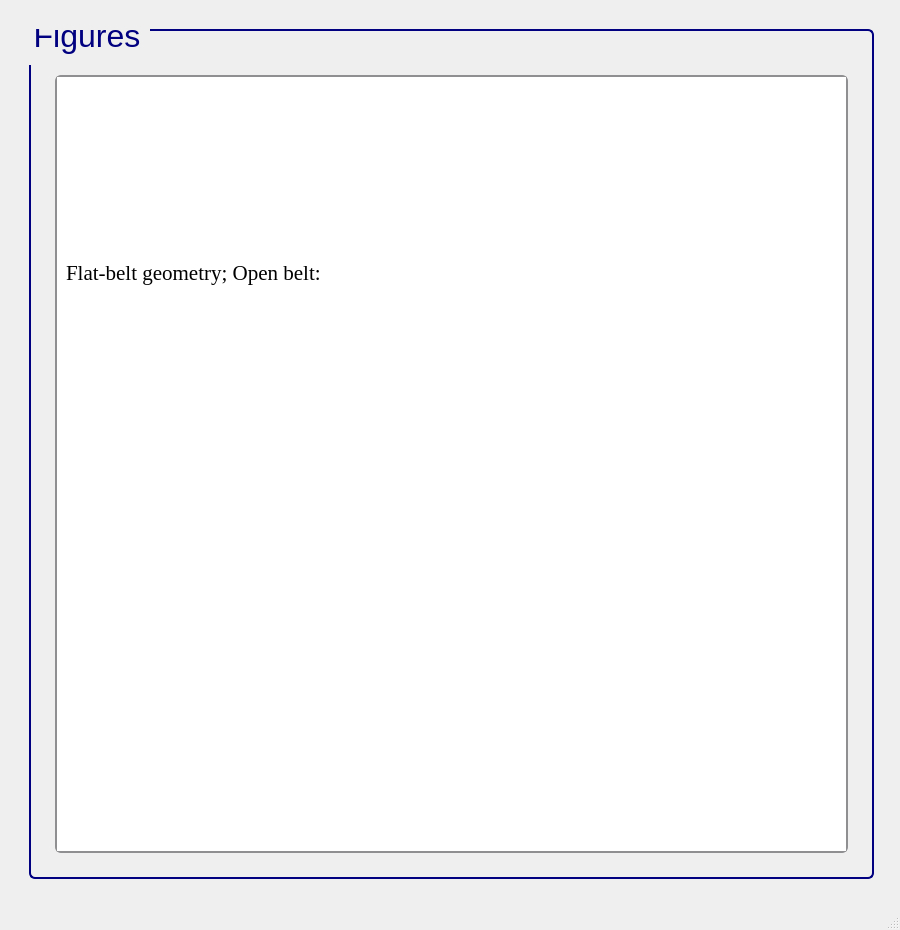
<?xml version="1.0" encoding="UTF-8"?>
<ui version="4.0">
 <class>MainWindow</class>
 <widget class="QMainWindow" name="MainWindow">
  <property name="geometry">
   <rect>
    <x>0</x>
    <y>0</y>
    <width>900</width>
    <height>930</height>
   </rect>
  </property>
  <property name="sizePolicy">
   <sizepolicy hsizetype="Fixed" vsizetype="Fixed">
    <horstretch>0</horstretch>
    <verstretch>0</verstretch>
   </sizepolicy>
  </property>
  <property name="minimumSize">
   <size>
    <width>900</width>
    <height>930</height>
   </size>
  </property>
  <property name="maximumSize">
   <size>
    <width>900</width>
    <height>930</height>
   </size>
  </property>
  <property name="windowTitle">
   <string>MainWindow</string>
  </property>
  <widget class="QWidget" name="centralwidget">
   <layout class="QGridLayout" name="gridLayout">
    <item row="1" column="1">
     <widget class="QGroupBox" name="groupBox_40">
      <property name="sizePolicy">
       <sizepolicy hsizetype="Minimum" vsizetype="Minimum">
        <horstretch>0</horstretch>
        <verstretch>0</verstretch>
       </sizepolicy>
      </property>
      <property name="minimumSize">
       <size>
        <width>350</width>
        <height>0</height>
       </size>
      </property>
      <property name="font">
       <font>
        <family>Segoe UI</family>
        <pointsize>24</pointsize>
        <weight>50</weight>
        <italic>false</italic>
        <bold>false</bold>
       </font>
      </property>
      <property name="styleSheet">
       <string notr="true">/* GroupBox styling */
QGroupBox {
    border: 2px solid navy;
    border-radius: 6px;
    background-color: qlineargradient(x1:0, y1:0, x2:0, y2:1,
    stop:0 #f6f7fa, stop:1 #dadbde);
    font: 24pt &quot;Segoe UI&quot;;
    padding: 5px;
    color: black;
}

/* GroupBox title styling */
QGroupBox::title {
    subcontrol-origin: margin;
    subcontrol-position: top left;
    padding-left: 0px;
    padding-right: 5px;
    padding-top: 0px;
    margin-top: -22px;
    color: navy;
    font-weight: bold;
}

/* Make QScrollArea (only within GroupBox) have a white background with correct border */
QGroupBox QScrollArea {
    background-color: white !important;
    border: 2px solid #8f8f91;
    border-radius: 6px;
}

/* Make QScrollArea's viewport white as well */
QGroupBox QScrollArea QWidget {
    background-color: white !important;
}

/* Scrollbar styling inside QScrollArea in QGroupBox */
QGroupBox QScrollArea QScrollBar:vertical, QGroupBox QScrollArea QScrollBar:horizontal {
    background: qlineargradient(x1:0, y1:0, x2:0, y2:1,
    stop:0 #f6f7fa, stop:1 #dadbde);
    border: 2px solid #8f8f91;
    border-radius: 6px;
    width: 14px;
    height: 14px;
    margin: 2px 0 2px 0;
}

/* Remove bottom button of vertical scrollbar */
QGroupBox QScrollArea QScrollBar::add-line:vertical {
    height: 0px;
    width: 0px;
    border: none;
    background: none;
    margin: 0px;
    padding: 0px;
}

/* Scrollbar handle */
QGroupBox QScrollArea QScrollBar::handle:vertical, QGroupBox QScrollArea QScrollBar::handle:horizontal {
    background: qlineargradient(x1:0, y1:0, x2:0, y2:1,
    stop:0 #8f8f91, stop:1 #6f6f71);
    min-height: 20px;
    border-radius: 6px;
    border: 1px solid #6f6f71;
}

QGroupBox QScrollArea QScrollBar::handle:vertical:hover, QGroupBox QScrollArea QScrollBar::handle:horizontal:hover {
    background: qlineargradient(x1:0, y1:0, x2:0, y2:1,
    stop:0 #6f6f71, stop:1 #4f4f51);
    border: 1px solid #4f4f51;
}

/* Scrollbar sub-line buttons */
QGroupBox QScrollArea QScrollBar::sub-line:vertical, QGroupBox QScrollArea QScrollBar::add-line:horizontal, QGroupBox QScrollArea QScrollBar::sub-line:horizontal {
    background: #8f8f91;
    border: none;
    border-radius: 3px;
    height: 14px;
    width: 14px;
    subcontrol-origin: margin;
}

QGroupBox QScrollArea QScrollBar::sub-line:vertical:hover, QGroupBox QScrollArea QScrollBar::add-line:horizontal:hover, QGroupBox QScrollArea QScrollBar::sub-line:horizontal:hover {
    background: #6f6f71;
}

/* Transparent page areas */
QGroupBox QScrollArea QScrollBar::add-page:vertical, QGroupBox QScrollArea QScrollBar::sub-page:vertical,
QGroupBox QScrollArea QScrollBar::add-page:horizontal, QGroupBox QScrollArea QScrollBar::sub-page:horizontal {
    background: transparent;
}
</string>
      </property>
      <property name="title">
       <string>Figures</string>
      </property>
      <layout class="QGridLayout" name="gridLayout_61">
       <item row="0" column="1">
        <spacer name="verticalSpacer_20">
         <property name="orientation">
          <enum>Qt::Vertical</enum>
         </property>
         <property name="sizeType">
          <enum>QSizePolicy::Fixed</enum>
         </property>
         <property name="sizeHint" stdset="0">
          <size>
           <width>20</width>
           <height>30</height>
          </size>
         </property>
        </spacer>
       </item>
       <item row="1" column="2">
        <spacer name="verticalSpacer_26">
         <property name="orientation">
          <enum>Qt::Horizontal</enum>
         </property>
         <property name="sizeType">
          <enum>QSizePolicy::Fixed</enum>
         </property>
         <property name="sizeHint" stdset="0">
          <size>
           <width>10</width>
           <height>20</height>
          </size>
         </property>
        </spacer>
       </item>
       <item row="1" column="0">
        <spacer name="verticalSpacer_25">
         <property name="orientation">
          <enum>Qt::Horizontal</enum>
         </property>
         <property name="sizeType">
          <enum>QSizePolicy::Fixed</enum>
         </property>
         <property name="sizeHint" stdset="0">
          <size>
           <width>10</width>
           <height>20</height>
          </size>
         </property>
        </spacer>
       </item>
       <item row="2" column="1">
        <spacer name="verticalSpacer_27">
         <property name="orientation">
          <enum>Qt::Vertical</enum>
         </property>
         <property name="sizeType">
          <enum>QSizePolicy::Fixed</enum>
         </property>
         <property name="sizeHint" stdset="0">
          <size>
           <width>10</width>
           <height>10</height>
          </size>
         </property>
        </spacer>
       </item>
       <item row="1" column="1">
        <widget class="QScrollArea" name="scrollArea">
         <property name="styleSheet">
          <string notr="true">/* GroupBox styling */
QGroupBox {
    border: 2px solid navy;
    border-radius: 6px;
    background-color: qlineargradient(x1:0, y1:0, x2:0, y2:1,
    stop:0 #f6f7fa, stop:1 #dadbde);
    font: 20pt &quot;Segoe UI&quot;;
    padding: 5px;
    color: black;
}

/* GroupBox title styling */
QGroupBox::title {
    subcontrol-origin: margin;
    subcontrol-position: top left;
    padding-left: 0px;
    padding-right: 5px;
    padding-top: 0px;
    margin-top: -20px;
    color: navy;
    font-weight: bold;
}

/* Make QScrollArea (only within GroupBox) have a white background with correct border */
QGroupBox QScrollArea {
    background-color: white !important;
    border: 2px solid #8f8f91;
    border-radius: 6px;
}

/* Make QScrollArea's viewport white as well */
QGroupBox QScrollArea QWidget {
    background-color: white !important;
}

/* Scrollbar styling inside QScrollArea in QGroupBox */
QGroupBox QScrollArea QScrollBar:vertical, QGroupBox QScrollArea QScrollBar:horizontal {
    background: qlineargradient(x1:0, y1:0, x2:0, y2:1,
    stop:0 #f6f7fa, stop:1 #dadbde);
    border: 2px solid #8f8f91;
    border-radius: 6px;
    width: 14px;
    height: 14px;
    margin: 2px 0 2px 0;
}

/* Remove bottom button of vertical scrollbar */
QGroupBox QScrollArea QScrollBar::add-line:vertical {
    height: 0px;
    width: 0px;
    border: none;
    background: none;
    margin: 0px;
    padding: 0px;
}

/* Scrollbar handle */
QGroupBox QScrollArea QScrollBar::handle:vertical, QGroupBox QScrollArea QScrollBar::handle:horizontal {
    background: qlineargradient(x1:0, y1:0, x2:0, y2:1,
    stop:0 #8f8f91, stop:1 #6f6f71);
    min-height: 20px;
    border-radius: 6px;
    border: 1px solid #6f6f71;
}

QGroupBox QScrollArea QScrollBar::handle:vertical:hover, QGroupBox QScrollArea QScrollBar::handle:horizontal:hover {
    background: qlineargradient(x1:0, y1:0, x2:0, y2:1,
    stop:0 #6f6f71, stop:1 #4f4f51);
    border: 1px solid #4f4f51;
}

/* Scrollbar sub-line buttons */
QGroupBox QScrollArea QScrollBar::sub-line:vertical, QGroupBox QScrollArea QScrollBar::add-line:horizontal, QGroupBox QScrollArea QScrollBar::sub-line:horizontal {
    background: #8f8f91;
    border: none;
    border-radius: 3px;
    height: 14px;
    width: 14px;
    subcontrol-origin: margin;
}

QGroupBox QScrollArea QScrollBar::sub-line:vertical:hover, QGroupBox QScrollArea QScrollBar::add-line:horizontal:hover, QGroupBox QScrollArea QScrollBar::sub-line:horizontal:hover {
    background: #6f6f71;
}

/* Transparent page areas */
QGroupBox QScrollArea QScrollBar::add-page:vertical, QGroupBox QScrollArea QScrollBar::sub-page:vertical,
QGroupBox QScrollArea QScrollBar::add-page:horizontal, QGroupBox QScrollArea QScrollBar::sub-page:horizontal {
    background: transparent;
}
</string>
         </property>
         <property name="widgetResizable">
          <bool>true</bool>
         </property>
         <widget class="QWidget" name="scrollAreaWidgetContents">
          <property name="geometry">
           <rect>
            <x>0</x>
            <y>0</y>
            <width>765</width>
            <height>721</height>
           </rect>
          </property>
          <layout class="QGridLayout" name="gridLayout_2">
           <item row="0" column="0">
            <widget class="QLabel" name="label_2">
             <property name="font">
              <font>
               <family>Times New Roman</family>
               <pointsize>18</pointsize>
               <weight>50</weight>
               <bold>false</bold>
              </font>
             </property>
             <property name="cursor">
              <cursorShape>ArrowCursor</cursorShape>
             </property>
             <property name="frameShape">
              <enum>QFrame::NoFrame</enum>
             </property>
             <property name="text">
              <string>&lt;html&gt;&lt;head/&gt;&lt;body&gt;&lt;p&gt;&lt;span style=&quot; font-size:16pt;&quot;&gt;Flat-belt geometry; Open belt:&lt;/span&gt;&lt;/p&gt;&lt;/body&gt;&lt;/html&gt;</string>
             </property>
            </widget>
           </item>
           <item row="1" column="0">
            <widget class="QLabel" name="label">
             <property name="frameShape">
              <enum>QFrame::NoFrame</enum>
             </property>
             <property name="text">
              <string>&lt;html&gt;&lt;head/&gt;&lt;body&gt;&lt;p&gt;&lt;img src=&quot;:/info/info/openbeltgeo.png&quot;/&gt;&lt;/p&gt;&lt;/body&gt;&lt;/html&gt;</string>
             </property>
            </widget>
           </item>
          </layout>
         </widget>
        </widget>
       </item>
      </layout>
     </widget>
    </item>
    <item row="0" column="1">
     <spacer name="verticalSpacer_21">
      <property name="orientation">
       <enum>Qt::Vertical</enum>
      </property>
      <property name="sizeType">
       <enum>QSizePolicy::Fixed</enum>
      </property>
      <property name="sizeHint" stdset="0">
       <size>
        <width>20</width>
        <height>20</height>
       </size>
      </property>
     </spacer>
    </item>
    <item row="1" column="0">
     <spacer name="verticalSpacer_24">
      <property name="orientation">
       <enum>Qt::Horizontal</enum>
      </property>
      <property name="sizeType">
       <enum>QSizePolicy::Fixed</enum>
      </property>
      <property name="sizeHint" stdset="0">
       <size>
        <width>20</width>
        <height>20</height>
       </size>
      </property>
     </spacer>
    </item>
    <item row="2" column="1">
     <spacer name="verticalSpacer_22">
      <property name="orientation">
       <enum>Qt::Vertical</enum>
      </property>
      <property name="sizeType">
       <enum>QSizePolicy::Fixed</enum>
      </property>
      <property name="sizeHint" stdset="0">
       <size>
        <width>20</width>
        <height>20</height>
       </size>
      </property>
     </spacer>
    </item>
    <item row="1" column="2">
     <spacer name="verticalSpacer_23">
      <property name="orientation">
       <enum>Qt::Horizontal</enum>
      </property>
      <property name="sizeType">
       <enum>QSizePolicy::Fixed</enum>
      </property>
      <property name="sizeHint" stdset="0">
       <size>
        <width>17</width>
        <height>704</height>
       </size>
      </property>
     </spacer>
    </item>
   </layout>
  </widget>
  <widget class="QMenuBar" name="menubar">
   <property name="geometry">
    <rect>
     <x>0</x>
     <y>0</y>
     <width>900</width>
     <height>26</height>
    </rect>
   </property>
  </widget>
  <widget class="QStatusBar" name="statusbar"/>
 </widget>
 <resources>
  <include location="../QtRes/information.qrc"/>
 </resources>
 <connections/>
</ui>
